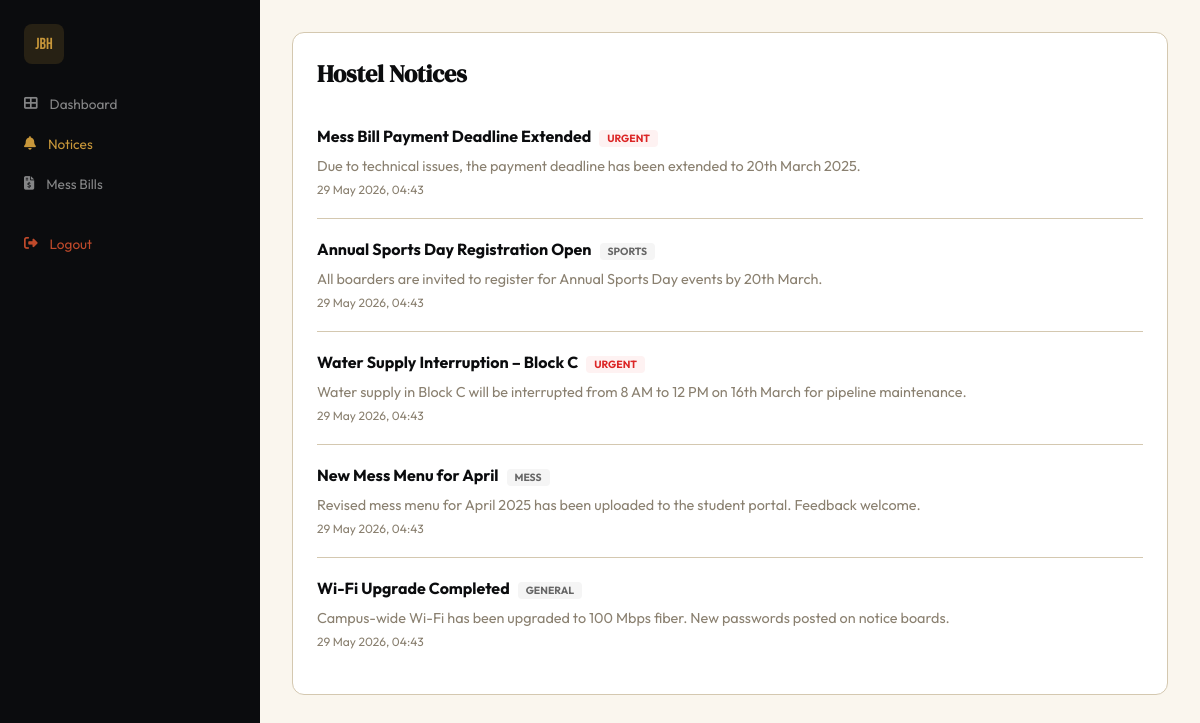
Page /dashboard/notices.php (signed in) on the committed database.
### tables this page shows
CREATE TABLE notices (
    id INT AUTO_INCREMENT PRIMARY KEY,
    title VARCHAR(255) NOT NULL,
    content TEXT,
    category ENUM('urgent', 'general', 'mess', 'sports', 'maintenance', 'admin') DEFAULT 'general',
    attachment VARCHAR(255),
    created_by INT,
    is_pinned TINYINT(1) DEFAULT 0,
    created_at TIMESTAMP DEFAULT CURRENT_TIMESTAMP,
    FOREIGN KEY (created_by) REFERENCES admins(id) ON DELETE SET NULL
);

### dashboard/notices.php (the view, shortened to what this page needs)
<?php
$pdo = getDB();
$notices = $pdo->query("SELECT * FROM notices ORDER BY is_pinned DESC, created_at DESC")->fetchAll();
?>
<!DOCTYPE html>
<html lang="en">
<head>
  <link rel="stylesheet" href="https://cdnjs.cloudflare.com/ajax/libs/font-awesome/6.5.0/css/all.min.css"/>
</head>
<body>
<aside class="sidebar">
  <div class="sidebar-logo">JBH</div>
  <a href="student.php" class="nav-item"><i class="fas fa-th-large"></i> Dashboard</a>
  <a href="notices.php" class="nav-item active"><i class="fas fa-bell"></i> Notices</a>
  <a href="mess-bills.php" class="nav-item"><i class="fas fa-file-invoice-dollar"></i> Mess Bills</a>
  <a href="../api/logout.php" class="nav-item" style="margin-top:20px;color:var(--rust)"><i class="fas fa-sign-out-alt"></i> Logout</a>
</aside>
<div class="main">
  <div class="card">
    <h2>Hostel Notices</h2>
    <?php foreach ($notices as $n): ?>
    <div class="notice-item">
      <h3><?= htmlspecialchars($n['title']) ?><span class="badge badge-<?= $n['category'] === 'urgent' ? 'urgent' : 'general' ?>"><?= ucfirst($n['category']) ?></span></h3>
      <p><?= nl2br(htmlspecialchars($n['content'] ?? '')) ?></p>
      <small><?= date('d M Y, H:i', strtotime($n['created_at'])) ?></small>
    </div>
    <?php endforeach; ?>
  </div>
</div>
</body>
</html>

### dashboard/notices.php (style rules this page uses)
:root { --ink:#0b0c0e; --gold:#c8973a; --teal:#1a6b6b; --cream:#faf6ee; --muted:#8a8070; --border:#d4c8b0; --sidebar-w:260px; --rust:#c04a2b; }
*,*::before,*::after { box-sizing:border-box;margin:0;padding:0; }
body { font-family:'Outfit',sans-serif;background:var(--cream);color:var(--ink);display:flex;min-height:100vh; }
.sidebar { width:var(--sidebar-w);min-height:100vh;background:var(--ink);padding:24px 0;position:fixed;left:0;top:0; }
.sidebar-logo { width:40px;height:40px;background:rgba(200,151,58,0.15);border-radius:8px;display:flex;align-items:center;justify-content:center;font-family:'Bebas Neue';color:var(--gold);margin:0 24px 20px; }
.nav-item { display:flex;align-items:center;gap:12px;padding:11px 24px;color:rgba(255,255,255,0.5);font-size:0.85rem;text-decoration:none; }
.nav-item:hover,.nav-item.active { color:var(--gold); }
.main { margin-left:var(--sidebar-w);flex:1;padding:32px; }
.card { background:white;border:1px solid var(--border);border-radius:12px;padding:24px;margin-bottom:20px; }
.card h2 { font-family:'DM Serif Display';margin-bottom:16px; }
.notice-item { padding:20px 0;border-bottom:1px solid var(--border); }
.notice-item:last-child { border:none; }
.notice-item h3 { font-size:1rem;margin-bottom:8px; }
.notice-item p { font-size:0.9rem;color:var(--muted);line-height:1.6; }
.notice-item small { font-size:0.75rem;color:var(--muted); }
.badge { display:inline-block;padding:2px 8px;border-radius:4px;font-size:0.65rem;text-transform:uppercase;margin-left:8px; }
.badge-urgent { background:#fef2f2;color:#dc2626; }
.badge-general { background:#f5f5f5;color:#666; }

### rows in the picture
notices: title "Mess Bill Payment Deadline Extended", category "URGENT", content "Due to technical issues, the payment deadline has been extended to 20th March 2025.", created_at "29 May 2026, 04:43"
notices: title "Annual Sports Day Registration Open", category "SPORTS", content "All boarders are invited to register for Annual Sports Day events by 20th March.", created_at "29 May 2026, 04:43"
notices: title "Water Supply Interruption – Block C", category "URGENT", content "Water supply in Block C will be interrupted from 8 AM to 12 PM on 16th March for pipeline maintenance.", created_at "29 May 2026, 04:43"
notices: title "New Mess Menu for April", category "MESS", content "Revised mess menu for April 2025 has been uploaded to the student portal. Feedback welcome.", created_at "29 May 2026, 04:43"
notices: title "Wi-Fi Upgrade Completed", category "GENERAL", content "Campus-wide Wi-Fi has been upgraded to 100 Mbps fiber. New passwords posted on notice boards.", created_at "29 May 2026, 04:43"
